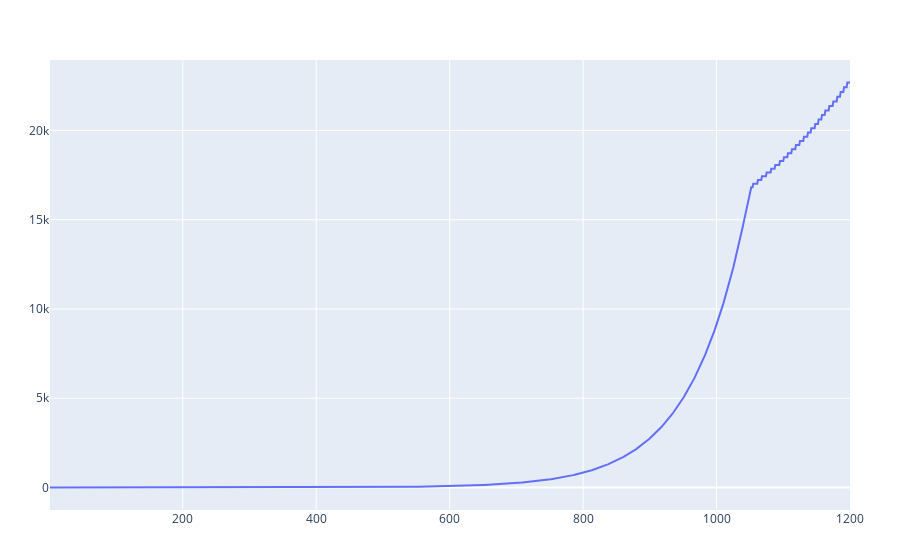

The cell this chart's notebook holds for it:
### Code cell
plot(x=1:n_iter, map(x -> x[76], obs_weights))

### Figure 1 — Plotly figure (JSON) as saved in the notebook; plotly's stock layout.template omitted (floating-point values rounded to 4 significant figures; data arrays with more than 128 entries replaced by an {"elided": "..."} marker saying what was removed)
{"data": [{"type": "scatter", "x": {"elided": "1200 int values"}, "y": {"elided": "1200 float values"}}], "layout": {"margin": {"b": 50, "l": 50, "r": 50, "t": 60}}}
